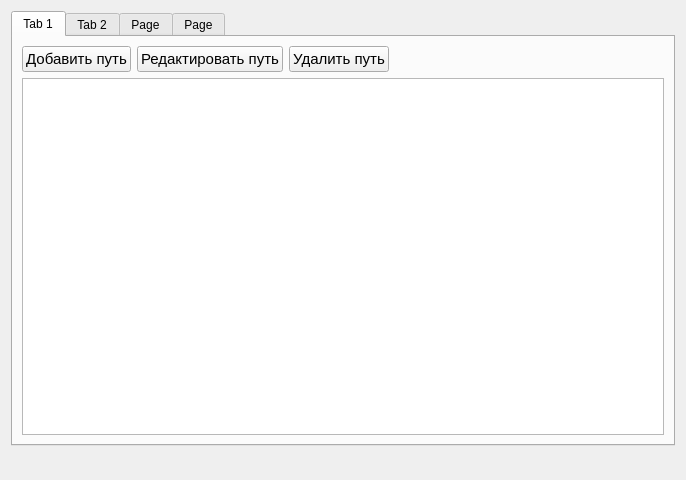
<?xml version="1.0" encoding="UTF-8"?>
<ui version="4.0">
 <class>Form</class>
 <widget class="QWidget" name="Form">
  <property name="geometry">
   <rect>
    <x>0</x>
    <y>0</y>
    <width>686</width>
    <height>480</height>
   </rect>
  </property>
  <property name="windowTitle">
   <string>База данных</string>
  </property>
  <layout class="QVBoxLayout" name="verticalLayout_9">
   <item>
    <widget class="QTabWidget" name="tabWidget">
     <property name="currentIndex">
      <number>0</number>
     </property>
     <widget class="QWidget" name="tab">
      <attribute name="title">
       <string>Tab 1</string>
      </attribute>
      <layout class="QVBoxLayout" name="verticalLayout_2">
       <item>
        <layout class="QVBoxLayout" name="verticalLayout">
         <item>
          <layout class="QHBoxLayout" name="horizontalLayout">
           <item>
            <widget class="QPushButton" name="btn_add_management_path">
             <property name="sizePolicy">
              <sizepolicy hsizetype="Maximum" vsizetype="Fixed">
               <horstretch>0</horstretch>
               <verstretch>0</verstretch>
              </sizepolicy>
             </property>
             <property name="font">
              <font>
               <pointsize>11</pointsize>
              </font>
             </property>
             <property name="text">
              <string>Добавить путь</string>
             </property>
            </widget>
           </item>
           <item>
            <widget class="QPushButton" name="btn_change_management_path">
             <property name="sizePolicy">
              <sizepolicy hsizetype="Maximum" vsizetype="Fixed">
               <horstretch>0</horstretch>
               <verstretch>0</verstretch>
              </sizepolicy>
             </property>
             <property name="font">
              <font>
               <pointsize>11</pointsize>
              </font>
             </property>
             <property name="text">
              <string>Редактировать путь</string>
             </property>
            </widget>
           </item>
           <item>
            <widget class="QPushButton" name="btn_remove_management_path">
             <property name="sizePolicy">
              <sizepolicy hsizetype="Maximum" vsizetype="Fixed">
               <horstretch>0</horstretch>
               <verstretch>0</verstretch>
              </sizepolicy>
             </property>
             <property name="font">
              <font>
               <pointsize>11</pointsize>
              </font>
             </property>
             <property name="text">
              <string>Удалить путь</string>
             </property>
            </widget>
           </item>
           <item>
            <spacer name="horizontalSpacer">
             <property name="orientation">
              <enum>Qt::Horizontal</enum>
             </property>
             <property name="sizeHint" stdset="0">
              <size>
               <width>40</width>
               <height>20</height>
              </size>
             </property>
            </spacer>
           </item>
          </layout>
         </item>
         <item>
          <widget class="QTableWidget" name="tableWidget_management_paths"/>
         </item>
        </layout>
       </item>
      </layout>
     </widget>
     <widget class="QWidget" name="tab_2">
      <attribute name="title">
       <string>Tab 2</string>
      </attribute>
      <layout class="QVBoxLayout" name="verticalLayout_3">
       <item>
        <layout class="QVBoxLayout" name="verticalLayout_4">
         <item>
          <layout class="QHBoxLayout" name="horizontalLayout_2">
           <item>
            <widget class="QPushButton" name="btn_add_cell_path">
             <property name="sizePolicy">
              <sizepolicy hsizetype="Maximum" vsizetype="Fixed">
               <horstretch>0</horstretch>
               <verstretch>0</verstretch>
              </sizepolicy>
             </property>
             <property name="font">
              <font>
               <pointsize>11</pointsize>
              </font>
             </property>
             <property name="text">
              <string>Добавить путь</string>
             </property>
            </widget>
           </item>
           <item>
            <widget class="QPushButton" name="btn_change_cell_path">
             <property name="sizePolicy">
              <sizepolicy hsizetype="Maximum" vsizetype="Fixed">
               <horstretch>0</horstretch>
               <verstretch>0</verstretch>
              </sizepolicy>
             </property>
             <property name="font">
              <font>
               <pointsize>11</pointsize>
              </font>
             </property>
             <property name="text">
              <string>Редактировать путь</string>
             </property>
            </widget>
           </item>
           <item>
            <widget class="QPushButton" name="btn_remove_cell_path">
             <property name="sizePolicy">
              <sizepolicy hsizetype="Maximum" vsizetype="Fixed">
               <horstretch>0</horstretch>
               <verstretch>0</verstretch>
              </sizepolicy>
             </property>
             <property name="font">
              <font>
               <pointsize>11</pointsize>
              </font>
             </property>
             <property name="text">
              <string>Удалить путь</string>
             </property>
            </widget>
           </item>
           <item>
            <spacer name="horizontalSpacer_2">
             <property name="orientation">
              <enum>Qt::Horizontal</enum>
             </property>
             <property name="sizeHint" stdset="0">
              <size>
               <width>40</width>
               <height>20</height>
              </size>
             </property>
            </spacer>
           </item>
          </layout>
         </item>
         <item>
          <widget class="QTableWidget" name="tableWidget_cell_paths"/>
         </item>
        </layout>
       </item>
      </layout>
     </widget>
     <widget class="QWidget" name="tab_3">
      <attribute name="title">
       <string>Page</string>
      </attribute>
      <layout class="QVBoxLayout" name="verticalLayout_7">
       <item>
        <layout class="QVBoxLayout" name="verticalLayout_5">
         <item>
          <layout class="QHBoxLayout" name="horizontalLayout_3">
           <item>
            <widget class="QPushButton" name="btn_add_size">
             <property name="sizePolicy">
              <sizepolicy hsizetype="Maximum" vsizetype="Fixed">
               <horstretch>0</horstretch>
               <verstretch>0</verstretch>
              </sizepolicy>
             </property>
             <property name="font">
              <font>
               <pointsize>11</pointsize>
              </font>
             </property>
             <property name="text">
              <string>Добавить размер</string>
             </property>
            </widget>
           </item>
           <item>
            <widget class="QPushButton" name="btn_change_size">
             <property name="sizePolicy">
              <sizepolicy hsizetype="Maximum" vsizetype="Fixed">
               <horstretch>0</horstretch>
               <verstretch>0</verstretch>
              </sizepolicy>
             </property>
             <property name="font">
              <font>
               <pointsize>11</pointsize>
              </font>
             </property>
             <property name="text">
              <string>Редактировать размер</string>
             </property>
            </widget>
           </item>
           <item>
            <widget class="QPushButton" name="btn_remove_size">
             <property name="sizePolicy">
              <sizepolicy hsizetype="Maximum" vsizetype="Fixed">
               <horstretch>0</horstretch>
               <verstretch>0</verstretch>
              </sizepolicy>
             </property>
             <property name="font">
              <font>
               <pointsize>11</pointsize>
              </font>
             </property>
             <property name="text">
              <string>Удалить размер</string>
             </property>
            </widget>
           </item>
           <item>
            <spacer name="horizontalSpacer_3">
             <property name="orientation">
              <enum>Qt::Horizontal</enum>
             </property>
             <property name="sizeHint" stdset="0">
              <size>
               <width>40</width>
               <height>20</height>
              </size>
             </property>
            </spacer>
           </item>
          </layout>
         </item>
         <item>
          <widget class="QTableWidget" name="tableWidget_sizes"/>
         </item>
        </layout>
       </item>
      </layout>
     </widget>
     <widget class="QWidget" name="tab_4">
      <attribute name="title">
       <string>Page</string>
      </attribute>
      <layout class="QVBoxLayout" name="verticalLayout_8">
       <item>
        <layout class="QVBoxLayout" name="verticalLayout_6">
         <item>
          <layout class="QHBoxLayout" name="horizontalLayout_4">
           <item>
            <widget class="QPushButton" name="btn_add_mode">
             <property name="sizePolicy">
              <sizepolicy hsizetype="Maximum" vsizetype="Fixed">
               <horstretch>0</horstretch>
               <verstretch>0</verstretch>
              </sizepolicy>
             </property>
             <property name="font">
              <font>
               <pointsize>11</pointsize>
              </font>
             </property>
             <property name="text">
              <string>Добавить режим</string>
             </property>
            </widget>
           </item>
           <item>
            <widget class="QPushButton" name="btn_change_mode">
             <property name="sizePolicy">
              <sizepolicy hsizetype="Maximum" vsizetype="Fixed">
               <horstretch>0</horstretch>
               <verstretch>0</verstretch>
              </sizepolicy>
             </property>
             <property name="font">
              <font>
               <pointsize>11</pointsize>
              </font>
             </property>
             <property name="text">
              <string>Редактировать режим</string>
             </property>
            </widget>
           </item>
           <item>
            <widget class="QPushButton" name="btn_remove_mode">
             <property name="sizePolicy">
              <sizepolicy hsizetype="Maximum" vsizetype="Fixed">
               <horstretch>0</horstretch>
               <verstretch>0</verstretch>
              </sizepolicy>
             </property>
             <property name="font">
              <font>
               <pointsize>11</pointsize>
              </font>
             </property>
             <property name="text">
              <string>Удалить режим</string>
             </property>
            </widget>
           </item>
           <item>
            <spacer name="horizontalSpacer_4">
             <property name="orientation">
              <enum>Qt::Horizontal</enum>
             </property>
             <property name="sizeHint" stdset="0">
              <size>
               <width>40</width>
               <height>20</height>
              </size>
             </property>
            </spacer>
           </item>
          </layout>
         </item>
         <item>
          <widget class="QTableWidget" name="tableWidget_modes"/>
         </item>
        </layout>
       </item>
      </layout>
     </widget>
    </widget>
   </item>
   <item>
    <widget class="QLabel" name="label_error">
     <property name="font">
      <font>
       <pointsize>11</pointsize>
      </font>
     </property>
     <property name="text">
      <string/>
     </property>
    </widget>
   </item>
  </layout>
 </widget>
 <resources/>
 <connections/>
</ui>
